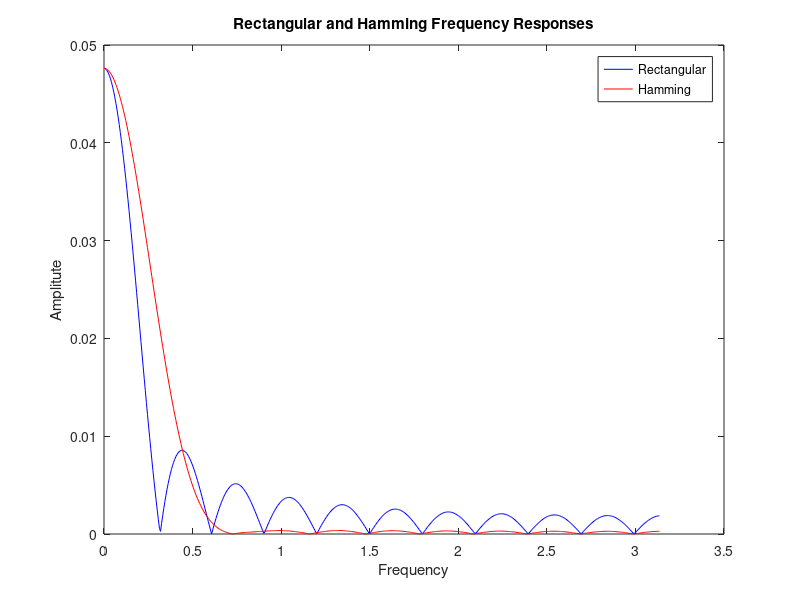
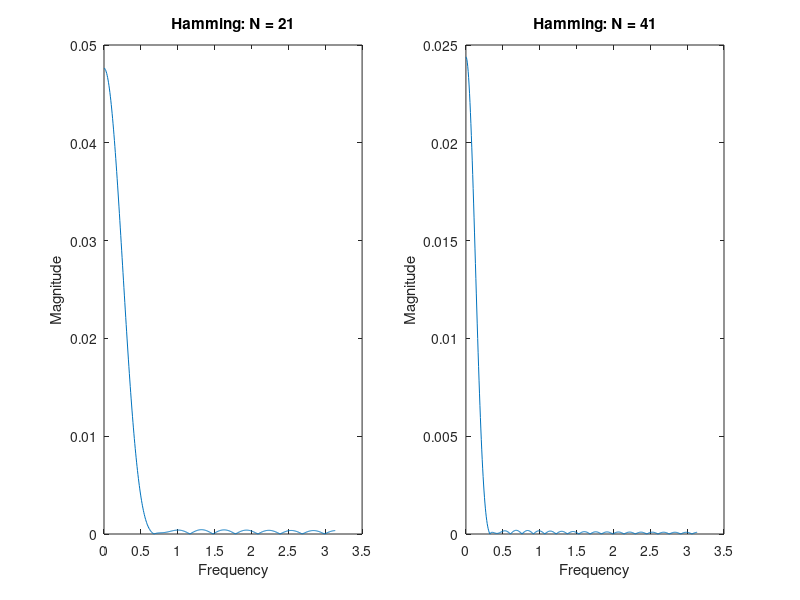
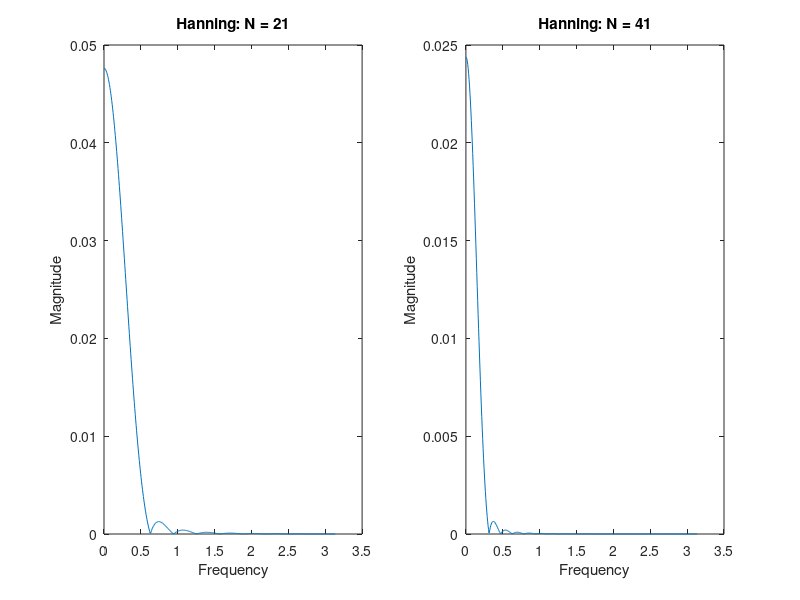
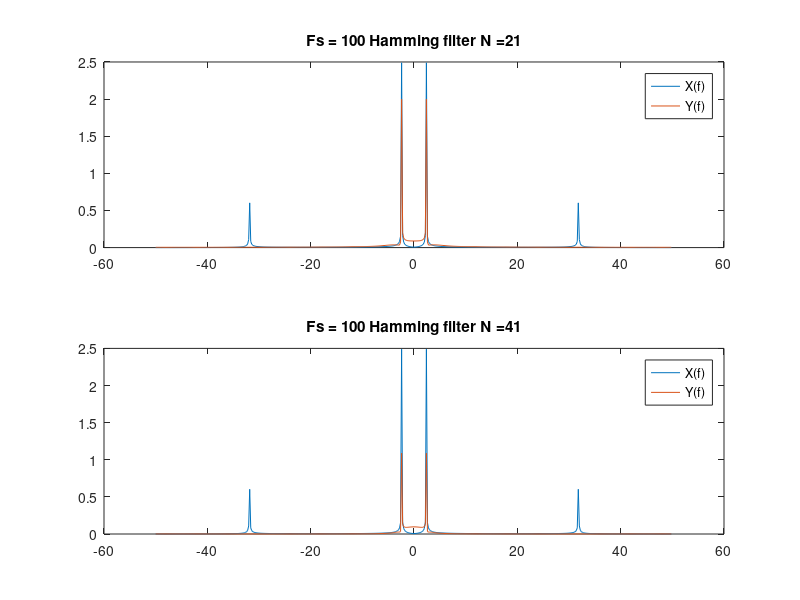

Write the MATLAB code that produced these figures, in order.
% -------------------------------------------------------------------------
%   LAB 4 
%
%   Authors : 
%               - Spyridakis Christos
%               - Marinou Ioanna
%               - Paterakis Isidoros
%
%   Created Date : 6/11/2019
%   Last Updated : 16/12/2019
%
%   Description: 
%               Code created for labs of Digital Signal Processing Course
%               in Technical University of Crete
%
% -------------------------------------------------------------------------

close all; clear all; clc;
%%%%%%%%%%%%%%%%%%%%%%%%%%%%%%%%%%%%%%%%%%%%%%%%%%%%%%%%%%%%%%%%%%%%%%%%%%%%%%%%%%%%%%%%%%%%%%%%%%%%

%1 begins
Wc = 0.4 * pi;
Fs = 100;               % Sampling Frequency
N = 21;                 % Window Length

Fc = Wc / 2 * pi;
Wn = Fc / (Fs/2);       % Normalized Cutoff Frequency

% Create Rectangular and Hamming windows
rect_window = rectwin(N);
hamm_window = hamming(N);

% Create FIR filters using the window method
rect_filter = fir1(N-1, Wn, rect_window);
hamm_filter = fir1(N-1, Wn, hamm_window);

% Find out frequency response
[Hrect, Wrect] = freqz(rect_filter, N);
[Hhamm, Whamm] = freqz(hamm_filter, N);

% Plot them
figure()
plot(Wrect, abs(Hrect), 'b', Whamm, abs(Hhamm), 'r'); legend('Rectangular','Hamming');
title('Rectangular and Hamming Frequency Responses'); xlabel('Frequency'); ylabel('Amplitute'); 

%1 ends

%%%%%%%%%%%%%%%%%%%%%%%%%%%%%%%%%%%%%%%%%%%%%%%%%%%%%%%%%%%%%%%%%%%%%%%%%%%%%%%%%%%%%%%%%%%%%%%%%%%%



%%%%%%%%%%%%%%%%%%%%%%%%%%%%%%%%%%%%%%%%%%%%%%%%%%%%%%%%%%%%%%%%%%%%%%%%%%%%%%%%%%%%%%%%%%%%%%%%%%%%

%B1 begins

Wc = 0.5 * pi;              % cutoff frequency
Fc = Wc / (2*pi)
Fs = 100;                   % sampling frequency
N1 = 21;                    % first window length
N2 = 41;                    % second window length
Wn = Fc / (Fs/2);           % normalized cutoff frequency

hammingn1 = hamming(N1);    % makes the first hamming window
hammingn2 = hamming(N2);    % makes the second hamming window

hanningn1 = hann(N1);       % makes the first hanning window
hanningn2 = hann(N2);       % makes the second hanning window

hammingfilter1 = fir1(N1-1, Wn, hammingn1);     % makes the first window based hamming FIR digital filter
hammingfilter2 = fir1(N2-1, Wn, hammingn2);     % makes the second window based hamming FIR digital filter
hanningfilter1 = fir1(N1-1, Wn, hanningn1);     % makes the first window based hanning FIR digital filter
hanningfilter2 = fir1(N2-1, Wn, hanningn2);     % makes the second window based hanning FIR digital filter

[hhamm1,whamm1] = freqz(hammingfilter1, N1);    % calculates the frequency response of the first hamming filter
[hhamm2,whamm2] = freqz(hammingfilter2, N2);    % calculates the frequency response of the second hamming filter
[hhann1,whann1] = freqz(hanningfilter1, N1);    % calculates the frequency response of the first hanning filter
[hhann2,whann2] = freqz(hanningfilter2, N2);    % calculates the frequency response of the second hanning filter

HHAMM1 = abs(hhamm1);   % calculates the absolute value of the first hamming filter frequency response
HHAMM2 = abs(hhamm2);   % calculates the absolute value of the second hamming filter frequency response
HHANN1 = abs(hhann1);   % calculates the absolute value of the first hanning filter frequency response
HHANN2 = abs(hhann2);   % calculates the absolute value of the second hanning filter frequency response

figure;
subplot(1,2,1);
plot(whamm1, HHAMM1);
xlabel('Frequency'); ylabel('Magnitude'); title('Hamming: N = 21');
subplot(1,2,2);                 %prints the results of the first half
plot(whamm2, HHAMM2); 
xlabel('Frequency'); ylabel('Magnitude'); title('Hamming: N = 41');

figure;
subplot(1,2,1);
plot(whann1, HHANN1);
xlabel('Frequency'); ylabel('Magnitude'); title('Hanning: N = 21');
subplot(1,2,2);                 %prints the results of the second half
plot(whann1, HHANN2);
xlabel('Frequency'); ylabel('Magnitude'); title('Hanning: N = 41');

%B1 ends

%%%%%%%%%%%%%%%%%%%%%%%%%%%%%%%%%%%%%%%%%%%%%%%%%%%%%%%%%%%%%%%%%%%%%%%%%%%%%%%%%%%%%%%%%%%%%%%%%%%%



%%%%%%%%%%%%%%%%%%%%%%%%%%%%%%%%%%%%%%%%%%%%%%%%%%%%%%%%%%%%%%%%%%%%%%%%%%%%%%%%%%%%%%%%%%%%%%%%%%%%

%B2 begins
N = 500;
Tmax = 2;
Fs = 100;
Ts = 1/Fs;
t = [0:N-1]*Ts;
f = [-Fs/2:Fs/N:Fs/2-Fs/N];
x = sin(15*t) + 0.25*sin(200*t);

%Filtering the signal through the four different filters
y1 = filter(hammingfilter1, 1, x);  
y2 = filter(hammingfilter2, 1, x);
y3 = filter(hanningfilter1, 1, x);
y4 = filter(hanningfilter2, 1, x);

%Creating the Fourier transformation for the for different signals
Y1 = abs(fftshift(fft(y1)*Ts));
Y2 = abs(fftshift(fft(y2)*Ts));
Y3 = abs(fftshift(fft(y3)*Ts));
Y4 = abs(fftshift(fft(y4)*Ts));
X = abs(fftshift(fft(x,N)*Ts));

%Plotting the signals
figure();
subplot(2,1,1);
plot(f,X); hold on;
plot(f,Y1);
title(strcat('Fs = 100 Hamming filter N = ', num2str(N1))); legend('X(f)','Y(f)');

subplot(2,1,2);
plot(f,X); hold on;
plot(f,Y2);
title(strcat('Fs = 100 Hamming filter N = ', num2str(N2))); legend('X(f)','Y(f)');

figure();
subplot(2,1,1);
plot(f,X); hold on;
plot(f,Y3);
title(strcat('Fs = 100 Hanning filter N = ', num2str(N1))); legend('X(f)','Y(f)');

subplot(2,1,2);
plot(f,X); hold on;
plot(f,Y4);
title(strcat('Fs = 100 Hanning filter N = ', num2str(N2))); legend('X(f)','Y(f)');
%B2 ends

%%%%%%%%%%%%%%%%%%%%%%%%%%%%%%%%%%%%%%%%%%%%%%%%%%%%%%%%%%%%%%%%%%%%%%%%%%%%%%%%

%B3 begins

Fs = 50;
Ts = 1/Fs;
t = [0:N-1]*Ts;
x = sin(15*t) + 0.25*sin(200*t);
f = [-Fs/2:Fs/N:Fs/2-Fs/N];

%Filtering the signal through the four different filters
y1 = filter(hammingfilter1, 1, x);
y2 = filter(hammingfilter2, 1, x);
y3 = filter(hanningfilter1, 1, x);
y4 = filter(hanningfilter2, 1, x);

%Creating the Fourier transformation for the for different signals
Y1 = abs(fftshift(fft(y1)*Ts));
Y2 = abs(fftshift(fft(y2)*Ts));
Y3 = abs(fftshift(fft(y3)*Ts));
Y4 = abs(fftshift(fft(y4)*Ts));
X = abs(fftshift(fft(x,N)*Ts));

%Plotting the signals
figure();
subplot(2,1,1);
plot(f,X); hold on;
plot(f,Y1);
title(strcat('Fs = 50 Hamming filter N = ', num2str(N1))); legend('X(f)','Y(f)');

subplot(2,1,2);
plot(f,X); hold on;
plot(f,Y2);
title(strcat('Fs = 50 Hamming filter N = ', num2str(N2))); legend('X(f)','Y(f)');

figure();
subplot(2,1,1);
plot(f,X); hold on;
plot(f,Y3);
title(strcat('Fs = 50 Hanning filter N = ', num2str(N1))); legend('X(f)','Y(f)');

subplot(2,1,2);
plot(f,X); hold on;
plot(f,Y4);
title(strcat('Fs = 50 Hanning filter N = ', num2str(N2))); legend('X(f)','Y(f)');

%B3 ends
%%%%%%%%%%%%%%%%%%%%%%%%%%%%%%%%%%%%%%%%%%%%%%%%%%%%%%%%%%%%%%%%%%%%%%%%%%%%%%%%
